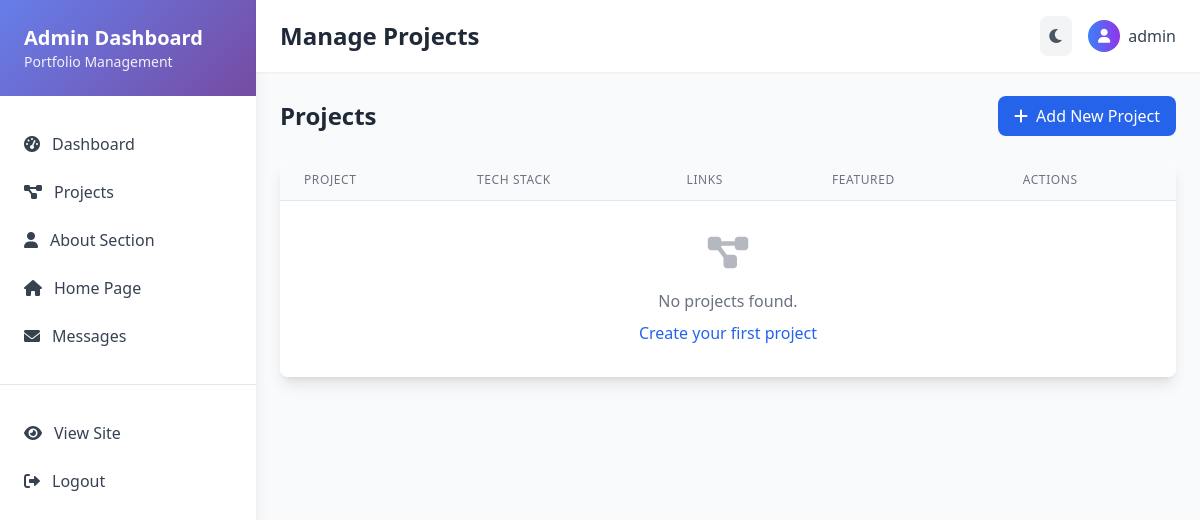
Before: /dashboard/projects/ (signed in) with the older database file.
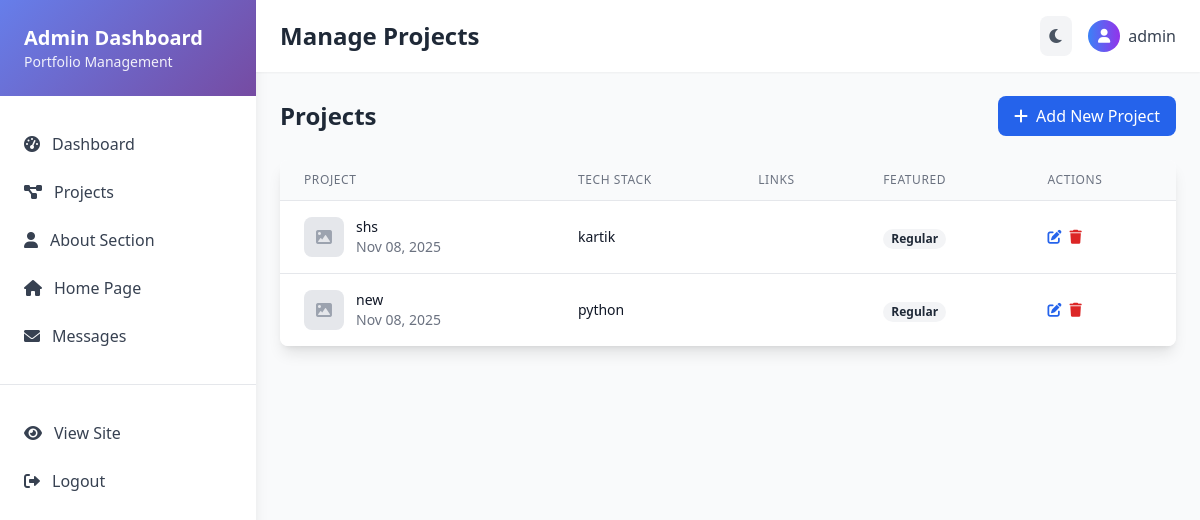
After: the same page with the newer database file.
### main/models.py (models this page shows, shortened)
class Project(models.Model):
    title = models.CharField(max_length=200)
    description = models.TextField()
    tech_stack = models.TextField(help_text="Enter tech stack as comma-separated values")
    project_link = models.URLField(blank=True, null=True)
    github_link = models.URLField(blank=True, null=True)
    image = CloudinaryField('image', blank=True, null=True)
    featured = models.BooleanField(default=False)
    display_order = models.IntegerField(default=0)
    created_at = models.DateTimeField(auto_now_add=True)
    updated_at = models.DateTimeField(auto_now=True)
    class Meta:
        ordering = ['display_order', '-created_at']

### admin_dashboard/views.py (the view)
# urls.py: path('projects/', views.projects_list, name='projects_list'),
@login_required
def projects_list(request):
    projects = Project.objects.order_by('-created_at')
    return render(request, 'admin_dashboard/projects_list.html', {'projects': projects})

### templates/admin_dashboard/projects_list.html (shortened to what this page needs)
{% extends 'admin_dashboard/base.html' %}
{% block page_title %}Manage Projects{% endblock %}
{% block content %}
<div class="mb-6 flex justify-between items-center">
    <h2 class="text-2xl font-bold text-gray-800 dark:text-white">Projects</h2>
    <a href="{% url 'admin_dashboard:project_create' %}" class="bg-blue-600 text-white px-4 py-2 rounded-lg hover:bg-blue-700 transition-colors">
        <i class="fas fa-plus mr-2"></i>Add New Project
    </a>
</div>
<div class="bg-white dark:bg-gray-800 rounded-lg shadow-lg overflow-hidden">
    <div class="overflow-x-auto">
        <table class="min-w-full divide-y divide-gray-200 dark:divide-gray-700">
            <thead class="bg-gray-50 dark:bg-gray-700">
                <tr>
                    <th class="px-6 py-3 text-left text-xs font-medium text-gray-500 dark:text-gray-300 uppercase tracking-wider">
                        Project
                    </th>
                    <th class="px-6 py-3 text-left text-xs font-medium text-gray-500 dark:text-gray-300 uppercase tracking-wider">
                        Tech Stack
                    </th>
                    <th class="px-6 py-3 text-left text-xs font-medium text-gray-500 dark:text-gray-300 uppercase tracking-wider">
                        Links
                    </th>
                    <th class="px-6 py-3 text-left text-xs font-medium text-gray-500 dark:text-gray-300 uppercase tracking-wider">
                        Featured
                    </th>
                    <th class="px-6 py-3 text-left text-xs font-medium text-gray-500 dark:text-gray-300 uppercase tracking-wider">
                        Actions
                    </th>
                </tr>
            </thead>
            <tbody class="bg-white dark:bg-gray-800 divide-y divide-gray-200 dark:divide-gray-700">
                {% for project in projects %}
                <tr class="hover:bg-gray-50 dark:hover:bg-gray-700">
                    <td class="px-6 py-4 whitespace-nowrap">
                        <div class="flex items-center">
                            {% if project.image %}
                                <img class="h-10 w-10 rounded-lg object-cover mr-3" src="{{ project.image.url }}" alt="{{ project.title }}">
                            {% else %}
                                <div class="h-10 w-10 bg-gray-200 dark:bg-gray-600 rounded-lg flex items-center justify-center mr-3">
                                    <i class="fas fa-image text-gray-400"></i>
                                </div>
                            {% endif %}
                            <div>
                                <div class="text-sm font-medium text-gray-900 dark:text-white">{{ project.title }}</div>
                                <div class="text-sm text-gray-500 dark:text-gray-400">{{ project.created_at|date:"M d, Y" }}</div>
                            </div>
                        </div>
                    </td>
                    <td class="px-6 py-4">
                        <div class="text-sm text-gray-900 dark:text-white">
                            {{ project.tech_stack|truncatechars:50 }}
                        </div>
                    </td>
                    <td class="px-6 py-4">
                    </td>
                    <td class="px-6 py-4">
                        {% if project.is_featured %}
                            <span class="px-2 inline-flex text-xs leading-5 font-semibold rounded-full bg-green-100 text-green-800">
                                <i class="fas fa-star mr-1"></i>Featured
                            </span>
                        {% else %}
                            <span class="px-2 inline-flex text-xs leading-5 font-semibold rounded-full bg-gray-100 text-gray-800">
                                Regular
                            </span>
                        {% endif %}
                    </td>
                    <td class="px-6 py-4 text-sm font-medium">
                        <div class="flex space-x-2">
                            <a href="{% url 'admin_dashboard:project_edit' project.pk %}"
                               class="text-blue-600 hover:text-blue-900">
                                <i class="fas fa-edit"></i>
                            </a>
                            <a href="{% url 'admin_dashboard:project_delete' project.pk %}"
                               class="text-red-600 hover:text-red-900">
                                <i class="fas fa-trash"></i>
                            </a>
                        </div>
                    </td>
                </tr>
                {% empty %}
                <tr>
                    <td colspan="5" class="px-6 py-8 text-center text-gray-500 dark:text-gray-400">
                        <i class="fas fa-project-diagram text-4xl mb-4 opacity-50"></i>
                        <p>No projects found.</p>
                        <a href="{% url 'admin_dashboard:project_create' %}" class="text-blue-600 hover:text-blue-800 mt-2 inline-block">
                            Create your first project
                        </a>
                    </td>
                </tr>
                {% endfor %}
            </tbody>
        </table>
    </div>
</div>
{% endblock %}

### templates/admin_dashboard/base.html (shortened to what this page needs)
{% load static %}
<!DOCTYPE html>
<html lang="en" class="{% if request.user.is_authenticated and request.user.profile.theme %}dark{% endif %}">
<head>
    <script src="https://cdn.tailwindcss.com"></script>
    <link rel="stylesheet" href="https://cdnjs.cloudflare.com/ajax/libs/font-awesome/6.0.0/css/all.min.css">
</head>
<body class="bg-gray-50 dark:bg-gray-900 font-sans">
    <div class="flex h-screen">
        <div class="w-64 bg-white dark:bg-gray-800 shadow-lg">
            <div class="p-6 gradient-bg text-white">
                <h1 class="text-xl font-bold">Admin Dashboard</h1>
                <p class="text-sm opacity-90">Portfolio Management</p>
            </div>
            <nav class="mt-6">
                <a href="{% url 'admin_dashboard:dashboard' %}"
                   class="sidebar-item flex items-center px-6 py-3 text-gray-700 dark:text-gray-300 hover:text-white transition-colors">
                    <i class="fas fa-tachometer-alt mr-3"></i>
                    Dashboard
                </a>
                <a href="{% url 'admin_dashboard:projects_list' %}"
                   class="sidebar-item flex items-center px-6 py-3 text-gray-700 dark:text-gray-300 hover:text-white transition-colors">
                    <i class="fas fa-project-diagram mr-3"></i>
                    Projects
                </a>
                <a href="{% url 'admin_dashboard:about_edit' %}"
                   class="sidebar-item flex items-center px-6 py-3 text-gray-700 dark:text-gray-300 hover:text-white transition-colors">
                    <i class="fas fa-user mr-3"></i>
                    About Section
                </a>
                <a href="{% url 'admin_dashboard:home_edit' %}"
                   class="sidebar-item flex items-center px-6 py-3 text-gray-700 dark:text-gray-300 hover:text-white transition-colors">
                    <i class="fas fa-home mr-3"></i>
                    Home Page
                </a>
                <a href="{% url 'admin_dashboard:messages_list' %}"
                   class="sidebar-item flex items-center px-6 py-3 text-gray-700 dark:text-gray-300 hover:text-white transition-colors">
                    <i class="fas fa-envelope mr-3"></i>
                    Messages
                </a>
                <hr class="my-6 border-gray-200 dark:border-gray-700">
                <a href="{% url 'main:home' %}" target="_blank"
                   class="sidebar-item flex items-center px-6 py-3 text-gray-700 dark:text-gray-300 hover:text-white transition-colors">
                    <i class="fas fa-eye mr-3"></i>
                    View Site
                </a>
                <a href="{% url 'admin:logout' %}"
                   class="sidebar-item flex items-center px-6 py-3 text-gray-700 dark:text-gray-300 hover:text-white transition-colors">
                    <i class="fas fa-sign-out-alt mr-3"></i>
                    Logout
                </a>
            </nav>
        </div>
        <div class="flex-1 flex flex-col">
            <header class="bg-white dark:bg-gray-800 shadow-sm">
                <div class="px-6 py-4 flex items-center justify-between">
                    <h2 class="text-2xl font-bold text-gray-800 dark:text-white">{% block page_title %}Dashboard{% endblock %}</h2>
                    <div class="flex items-center space-x-4">
                        <button id="darkModeToggle" class="p-2 rounded-lg bg-gray-100 dark:bg-gray-700 text-gray-600 dark:text-gray-300">
                            <i class="fas fa-moon dark:hidden"></i>
                        </button>
                        <div class="flex items-center space-x-2">
                            <div class="w-8 h-8 bg-gradient-to-r from-blue-500 to-purple-600 rounded-full flex items-center justify-center">
                                <i class="fas fa-user text-white text-sm"></i>
                            </div>
                            <span class="text-gray-700 dark:text-gray-300">{{ request.user.username }}</span>
                        </div>
                    </div>
                </div>
            </header>
            <main class="flex-1 p-6 overflow-y-auto">
                {% block content %}{% endblock %}
            </main>
        </div>
    </div>
</body>
</html>

### templates/admin_dashboard/base.html (style rules this page uses)
.gradient-bg { background: linear-gradient(135deg, #667eea 0%, #764ba2 100%); }

Changed rows visible on the page:
added Project: title "shs", created_at "Nov 08, 2025", tech_stack "kartik"
added Project: title "new", created_at "Nov 08, 2025", tech_stack "python"
Other visible differences:
text no longer shown: "No projects found. Create your first project"
